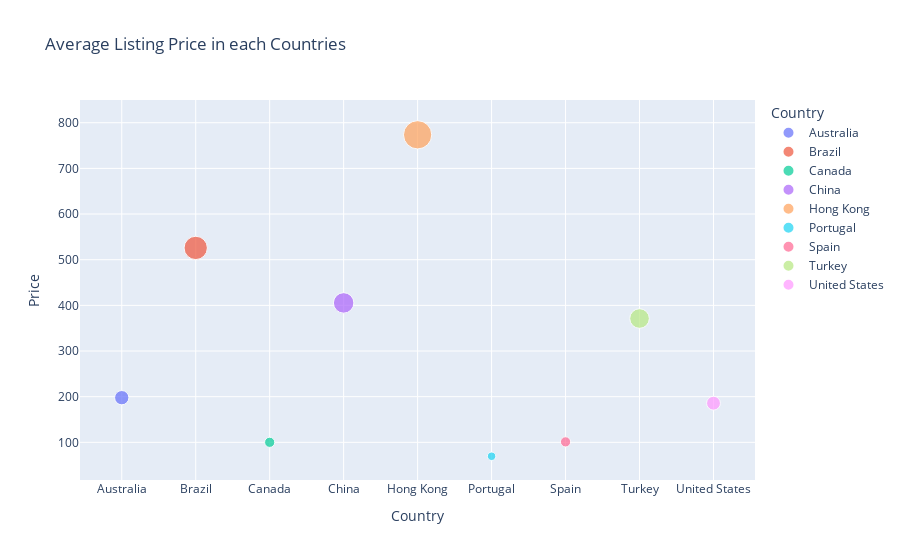

Source (notebook cell):
### Code cell
country_data = df.groupby('Country',as_index=False)['Price'].mean()
fig = px.scatter(data_frame= country_data,
           x='Country',y='Price',
           color='Country',
           size='Price',
           title='Average Listing Price in each Countries')
fig.show()

### Figure 1 — Plotly figure (JSON) as saved in the notebook; plotly's stock layout.template omitted (floating-point values rounded to 4 significant figures)
{"data": [{"hovertemplate": "Country=%{x}<br>Price=%{marker.size}<extra></extra>", "legendgroup": "Australia", "marker": {"color": "#636efa", "size": [197.8], "sizemode": "area", "sizeref": 1.934, "symbol": "circle"}, "mode": "markers", "name": "Australia", "orientation": "v", "showlegend": true, "type": "scatter", "x": ["Australia"], "xaxis": "x", "y": [197.8], "yaxis": "y"}, {"hovertemplate": "Country=%{x}<br>Price=%{marker.size}<extra></extra>", "legendgroup": "Brazil", "marker": {"color": "#EF553B", "size": [525.8], "sizemode": "area", "sizeref": 1.934, "symbol": "circle"}, "mode": "markers", "name": "Brazil", "orientation": "v", "showlegend": true, "type": "scatter", "x": ["Brazil"], "xaxis": "x", "y": [525.8], "yaxis": "y"}, {"hovertemplate": "Country=%{x}<br>Price=%{marker.size}<extra></extra>", "legendgroup": "Canada", "marker": {"color": "#00cc96", "size": [100.0], "sizemode": "area", "sizeref": 1.934, "symbol": "circle"}, "mode": "markers", "name": "Canada", "orientation": "v", "showlegend": true, "type": "scatter", "x": ["Canada"], "xaxis": "x", "y": [100.0], "yaxis": "y"}, {"hovertemplate": "Country=%{x}<br>Price=%{marker.size}<extra></extra>", "legendgroup": "China", "marker": {"color": "#ab63fa", "size": [405.4], "sizemode": "area", "sizeref": 1.934, "symbol": "circle"}, "mode": "markers", "name": "China", "orientation": "v", "showlegend": true, "type": "scatter", "x": ["China"], "xaxis": "x", "y": [405.4], "yaxis": "y"}, {"hovertemplate": "Country=%{x}<br>Price=%{marker.size}<extra></extra>", "legendgroup": "Hong Kong", "marker": {"color": "#FFA15A", "size": [773.5], "sizemode": "area", "sizeref": 1.934, "symbol": "circle"}, "mode": "markers", "name": "Hong Kong", "orientation": "v", "showlegend": true, "type": "scatter", "x": ["Hong Kong"], "xaxis": "x", "y": [773.5], "yaxis": "y"}, {"hovertemplate": "Country=%{x}<br>Price=%{marker.size}<extra></extra>", "legendgroup": "Portugal", "marker": {"color": "#19d3f3", "size": [69.5], "sizemode": "area", "sizeref": 1.934, "symbol": "circle"}, "mode": "markers", "name": "Portugal", "orientation": "v", "showlegend": true, "type": "scatter", "x": ["Portugal"], "xaxis": "x", "y": [69.5], "yaxis": "y"}, {"hovertemplate": "Country=%{x}<br>Price=%{marker.size}<extra></extra>", "legendgroup": "Spain", "marker": {"color": "#FF6692", "size": [101.0], "sizemode": "area", "sizeref": 1.934, "symbol": "circle"}, "mode": "markers", "name": "Spain", "orientation": "v", "showlegend": true, "type": "scatter", "x": ["Spain"], "xaxis": "x", "y": [101.0], "yaxis": "y"}, {"hovertemplate": "Country=%{x}<br>Price=%{marker.size}<extra></extra>", "legendgroup": "Turkey", "marker": {"color": "#B6E880", "size": [371.2], "sizemode": "area", "sizeref": 1.934, "symbol": "circle"}, "mode": "markers", "name": "Turkey", "orientation": "v", "showlegend": true, "type": "scatter", "x": ["Turkey"], "xaxis": "x", "y": [371.2], "yaxis": "y"}, {"hovertemplate": "Country=%{x}<br>Price=%{marker.size}<extra></extra>", "legendgroup": "United States", "marker": {"color": "#FF97FF", "size": [185.7], "sizemode": "area", "sizeref": 1.934, "symbol": "circle"}, "mode": "markers", "name": "United States", "orientation": "v", "showlegend": true, "type": "scatter", "x": ["United States"], "xaxis": "x", "y": [185.7], "yaxis": "y"}], "layout": {"legend": {"itemsizing": "constant", "title": {"text": "Country"}, "tracegroupgap": 0}, "title": {"text": "Average Listing Price in each Countries"}, "xaxis": {"anchor": "y", "categoryarray": ["Australia", "Brazil", "Canada", "China", "Hong Kong", "Portugal", "Spain", "Turkey", "United States"], "categoryorder": "array", "domain": [0, 1], "title": {"text": "Country"}}, "yaxis": {"anchor": "x", "domain": [0, 1], "title": {"text": "Price"}}}}
